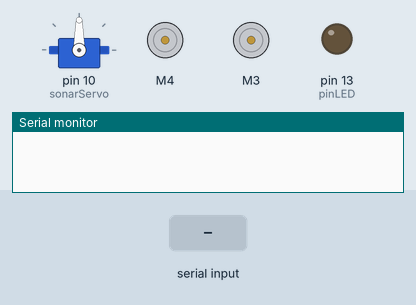
This sketch was run on a simulated Arduino Uno, built with avr-gcc and run on an emulated ATmega328P. Shown: servo, 2 × DC motor (green arrow = forward, orange = backward, longer = faster), output pins drawn as LEDs (lit = HIGH), the last lines printed to the serial monitor. The inputs (shaded band) are chosen by the test bench.

Above: at 2.7 s.
2.8 s: "MOVE:90\n" received over Serial
At 3.4 s:
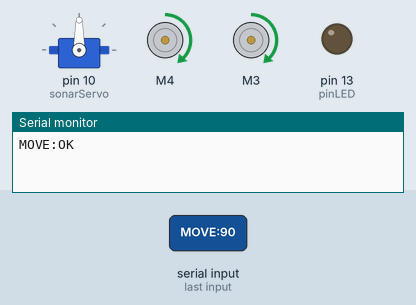
4.3 s: "RIGHT:,45\n" received over Serial
At 5.5 s:
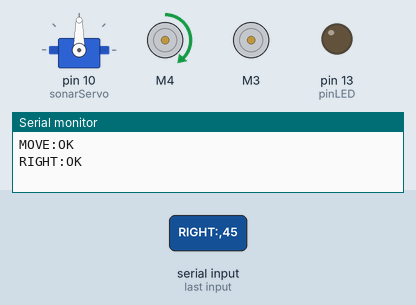
5.8 s: "SERVO:,45\n" received over Serial
At 6.9 s:
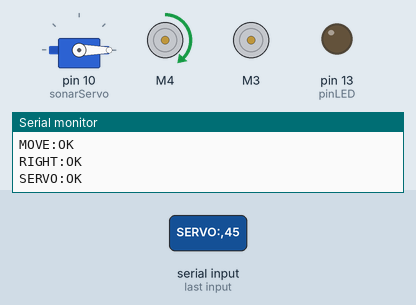
7.3 s: "BRAKE90\n" received over Serial
At 8.0 s:
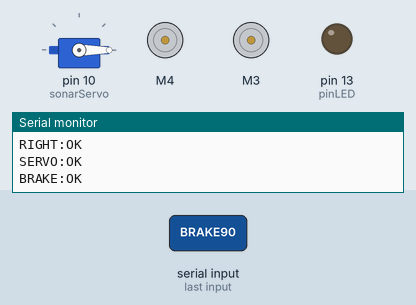
8.8 s: "RIGHT:90\n" received over Serial
At 9.2 s:
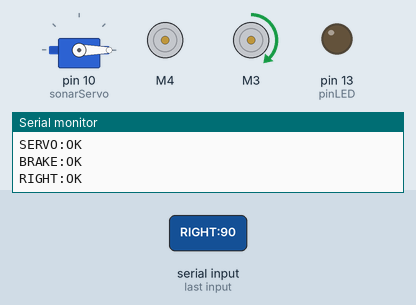
10.3 s: "LEFT:90\n" received over Serial
At 11.5 s:
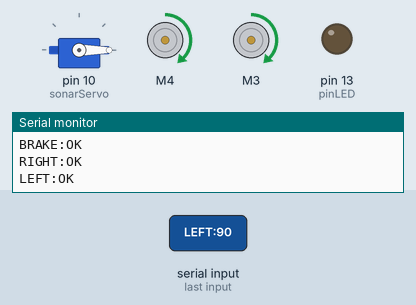
Timing chart, 0 to 12.8 s (numbered marks = the images above; inputs shaded):
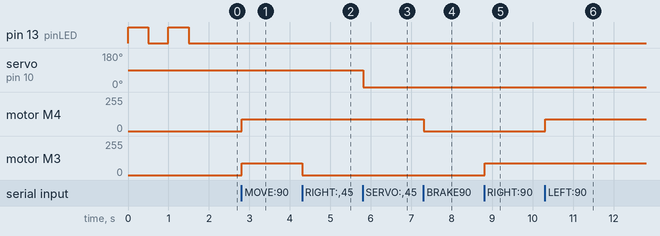

The sketch:

arduino-auto.ino
```cpp
#include <AFMotor.h>
#include <Servo.h>
#include <NewPing.h>

#define TRIG_PIN A4
#define ECHO_PIN A5
#define MAX_DISTANCE 400

NewPing sonar(TRIG_PIN, ECHO_PIN, MAX_DISTANCE);
Servo sonarServo;  // create servo object to control a servo
AF_DCMotor motorR(3, MOTOR12_1KHZ); // create motor #1, 1kHz PWM
AF_DCMotor motorL(4, MOTOR12_1KHZ); // create motor #2, 1kHz PWM

int pinLED = 13;                         // option LED comms indicator

void setup()
{
    // put your setup code here, to run once:
    Serial.begin(9600);

    pinMode(pinLED, OUTPUT);              // set LED pin to output mode

    sonarServo.attach(10);  // attaches the servo on pin 10 to the servo object
    sonarServo.write(90); // face servo forward

    motorL.run(FORWARD);
    motorR.run(FORWARD);

    digitalWrite(pinLED, HIGH);           // flash the LED indicator twice
    delay(500);
    digitalWrite(pinLED, LOW);
    delay(500);
    digitalWrite(pinLED, HIGH);
    delay(500);
    digitalWrite(pinLED, LOW);
}

void HandleCommand(const String &command)
{
    String reply;

    if (command.startsWith("BRAKE"))
    {
        motorL.run(RELEASE);
        motorR.run(RELEASE);

        reply = String("BRAKE:OK");
    }
    else if (command.startsWith("MOVE:"))
    {
        // Move the two wheels at the same speed
        int speed = command.substring(5).toInt();

        if (speed < 0)
        {
            motorL.run(BACKWARD);
            motorR.run(BACKWARD);
            speed = 0 - speed;
        }
        else
        {
            motorL.run(FORWARD);
            motorR.run(FORWARD);
        }

        motorL.setSpeed(speed);
        motorR.setSpeed(speed);

        reply = String("MOVE:OK");
    }
    else if (command.startsWith("RIGHT:"))
    {
        int speed = command.substring(6).toInt();

        if (speed < 0)
        {
            motorR.run(BACKWARD);
            speed = 0 - speed;
        }
        else
        {
            motorR.run(FORWARD);
        }

        motorR.setSpeed(speed);
        reply = String("RIGHT:OK");
    }
    else if (command.startsWith("LEFT:"))
    {
        int speed = command.substring(5).toInt();

        if (speed < 0)
        {
            motorL.run(BACKWARD);
            speed = 0 - speed;
        }
        else
        {
            motorL.run(FORWARD);
        }

        motorL.setSpeed(speed);
        reply = String("LEFT:OK");
    }
    else if (command.startsWith("SERVO:"))
    {
        int angle = command.substring(6).toInt();
        sonarServo.write(angle);
        reply = String("SERVO:OK");
    }
    else if (command.startsWith("DIST"))
    {
        int cm = sonar.ping_cm();
        reply = String("DIST:") + String(cm);
    }

    Serial.println(reply);
}

void loop()
{
    static String hc06Received;
    char charReceived = 0;

    // copy all data to the other serial port
    while (Serial.available())
    {
        digitalWrite(pinLED, HIGH);
        charReceived = (char)Serial.read();
        if ((charReceived != 0x0d) && (charReceived != 0x0a))
        {
            hc06Received += charReceived;
        }
        else
        {
            break;
        }
        digitalWrite(pinLED, LOW);
    }
    digitalWrite(pinLED, LOW);

    // process the received data; remove leading CR and LF characters
    if (((charReceived==0x0a) || (charReceived==0x0d)) && hc06Received.length())
    {
        // complete message received; process
        HandleCommand(hc06Received);

        // for now clear the string
        hc06Received.remove(0);
    }
}
```

Measured:
- after the input at 2.8 s, motor M4, motor M3: stopped → forward 90/255 at once
- after the input at 4.3 s, motor M3: forward 90/255 → stopped at once
- after the input at 5.8 s, servo on pin 10 (sonarServo): 90° → 0° at once
- after the input at 7.3 s, motor M4: forward 90/255 → stopped at once
- after the input at 8.8 s, motor M3: stopped → forward 90/255 at once
- after the input at 10.3 s, motor M4: stopped → forward 90/255 at once
